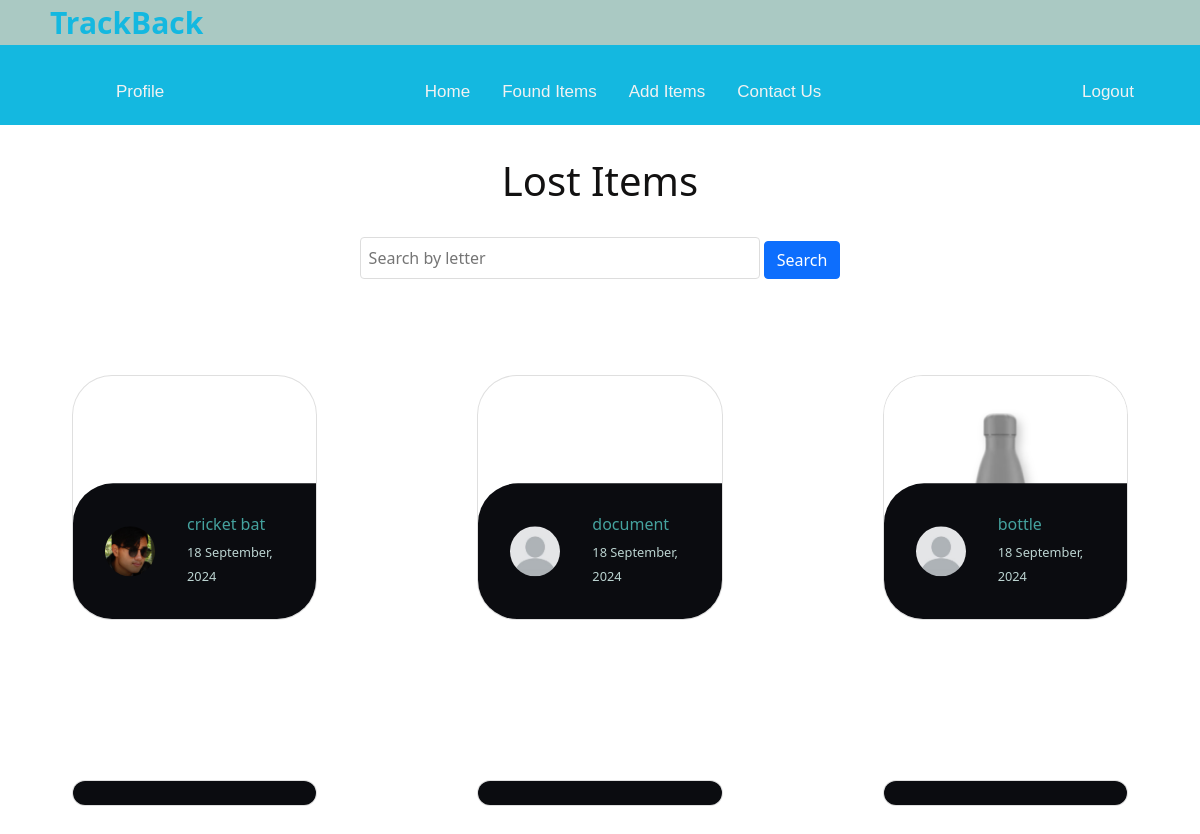
Screenshot of / (signed in) with the database file from the repository.
### findme/models.py (models this page shows, shortened)
class ItemLost(models.Model):
    ItemID = models.AutoField(primary_key=True)
    name = models.ForeignKey(User, on_delete=models.CASCADE, null=True)
    title = models.CharField(max_length=30)
    description = models.CharField(max_length=200)
    found = models.BooleanField(default=False)
    location = models.TextField(max_length=100)
    lost_date = models.DateTimeField(auto_now=True)
    image = models.ImageField(upload_to='findme/images', default="")
    found_location = models.CharField(max_length=100, null=True, blank=True)
    item_found_by = models.ForeignKey(User, on_delete=models.CASCADE, null=True, blank=True,
                                      related_name="item_found_user")
    phone_number = models.CharField(max_length=15, blank=True, null=True)  # Added field
    email = models.EmailField(blank=True, null=True)  # Added field

### register/models.py (models this page shows, shortened)
class Profile(models.Model):
    user = models.OneToOneField(User, on_delete=models.CASCADE)
    image = models.ImageField(default='default.jpg', upload_to='register/images')

### findme/views.py (the view)
# urls.py: 2. Add a URL to urlpatterns:  path('', views.home, name='home')
@login_required
def home(request):
    query = request.GET.get('q', '').upper()
    if query:
        items = ItemLost.objects.filter(title__istartswith=query, found=False)
    else:
        items = ItemLost.objects.filter(found=False)
    context = {
        'items': items,
        'search_query': query  # Pass the search query to the template
    }
    return render(request, 'findme/home.html', context)

### findme/templates/findme/home.html (shortened to what this page needs)
{% extends "findme/base.html" %}
{% block content %}
<div class="header-center">
    <h1>Lost  Items</h1>
</div>
<div class="search-bar">
    <form method="get" action="{% url 'findme-home' %}">
        <input type="text" name="q" placeholder="Search by letter" value="{{ search_query }}">
        <button type="submit" class="btn btn-primary">Search</button>
    </form>
</div>
<div class="container-fluid">
    <div class="row">
        <div class="col-md-12">
            <div class="parent">
                <div class="divcenter">
                    {% if items|length > 0 %}
                    <ul class="cards">
                        {% for item in items %}
                        <li>
                            <a class="card">
                                <div class="card__overlay">
                                    <div class="card__header">
                                        <svg class="card__arc{% if item.found %} card__arc__found{% endif %}" xmlns="http://www.w3.org/2000/svg">
                                            <path/>
                                        </svg>
                                        <img src="{{ item.name.profile.image.url }}" class="card__thumb">
                                        <div class="card__header-text">
                                            <h3 class="card__title">{{ item.title }}</h3>
                                            <span class="card__status">{{ item.lost_date|date:"d F, Y" }}</span>
                                        </div>
                                    </div>
                                </div>
                            </a>
                        </li>
                        {% endfor %}
                    </ul>
                    {% else %}
                    <h1 style="color:white">No items are lost </h1>
                    {% endif %}
                </div>
            </div>
        </div>
    </div>
</div>
{% endblock %}

### findme/static/findme/main.css (style rules this page uses)
* { margin:0; padding: 0; box-sizing: border-box; font-family: 'Poppins', sans-serif;; }
#bg { background-repeat: no-repeat; background-size: cover; background-position: center center; background-attachment: fixed; }
body { background-repeat: no-repeat; background-position: center; background-size: cover; min-height: 100vh; position: relative; }

### findme/templates/findme/base.html (style rules this page uses)
.header-center { text-align: center; color: rgb(8, 8, 10); }

### findme/templates/findme/home.html (style rules this page uses)
:root { --surface-color: #0b0c10; --curve: 40; --black-color: #45a29e; --text-color: rgb(188, 212, 209); }
* { box-sizing: border-box; }
.cards { display: grid; grid-template-columns: repeat(3, 1fr); gap: 10rem; margin: 4rem 5vw; padding: 0; list-style: none; max-width: 1200px; }
.card { position: relative; display: block; border-radius: calc(var(--curve) * 1px); overflow: hidden; text-decoration: none; height: 100%; }
.card__overlay { position: absolute; bottom: 0; left: 0; right: 0; z-index: 1; height: 100%; border-radius: calc(var(--curve) * 1px); background: var(--surface-color); transform: translateY(100%); -webkit-transform: translateY(100%); -moz-transform: translateY(100%); -ms-transform: translateY(100%); -o-transform: translateY(100%); transition: 0.2s ease-in-out; -webkit-transition: 0.2s ease-in-out; -moz-transition: 0.2s ease-in-out; -o-transition: 0.2s ease-in-out; -ms-transition: 0.2s ease-in-out; }
.card__header { position: relative; display: flex; align-items: center; gap: 2rem; border-radius: calc(var(--curve) * 1px) 0 0 0; background-color: var(--surface-color); padding: 2em; transform: translateY(-100%); -webkit-transform: translateY(-100%); -moz-transform: translateY(-100%); -ms-transform: translateY(-100%); -o-transform: translateY(-100%); transition: 0.2s ease-in-out; -webkit-transition: 0.2s ease-in-out; -moz-transition: 0.2s ease-in-out; -o-transition: 0.2s ease-in-out; -ms-transition: 0.2s ease-in-out; }
.card__arc, .card__arc__found { width: 5em; height: 5em; position: absolute; bottom: 100%; right: 0; z-index: 1; }
.card__thumb { flex-shrink: 0; width: 3.125em; height: 3.125em; border-radius: 50%; -webkit-border-radius: 50%; -moz-border-radius: 50%; -ms-border-radius: 50%; -o-border-radius: 50%; }
.card__title { font-size: 1em; margin: 0 0 0.3em; color: var(--black-color); }
.card__status { font-size: 0.8em; color: var(--text-color); }
.header-center { text-align: center; color: rgb(18, 17, 17); margin: 2rem 0; }
.search-bar { margin: 2rem auto ; text-align: center; }
.search-bar input { width: 100%; max-width: 400px; padding: 0.5rem; border: 1px solid #ddd; border-radius: 4px; }

### rows the page displays
ItemLost: found False (drawn), name.profile.image (picture), title "cricket bat", lost_date "18 September, 2024"
ItemLost: found False (drawn), name.profile.image (placeholder picture), title "document", lost_date "18 September, 2024"
ItemLost: found False (drawn), name.profile.image (placeholder picture), title "bottle", lost_date "18 September, 2024"
